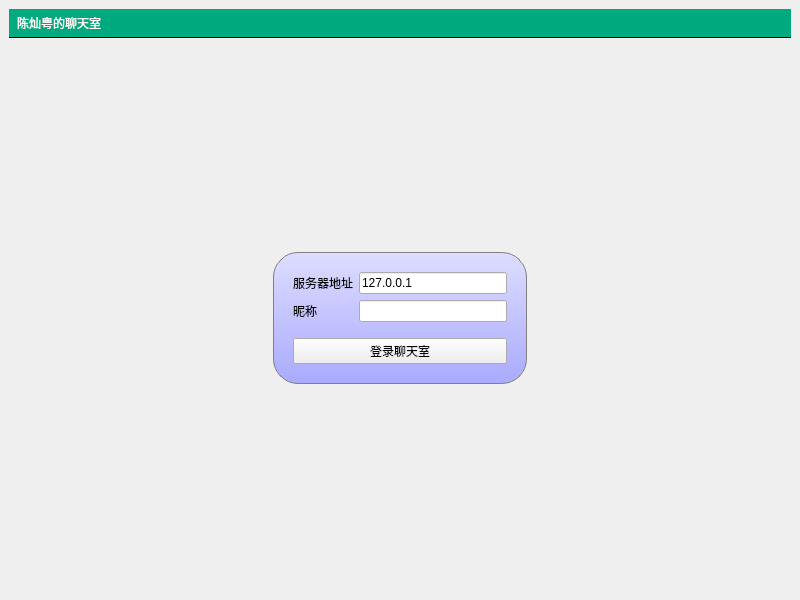
<?xml version="1.0" encoding="UTF-8"?>
<ui version="4.0">
 <class>MainWindow</class>
 <widget class="QMainWindow" name="MainWindow">
  <property name="geometry">
   <rect>
    <x>0</x>
    <y>0</y>
    <width>800</width>
    <height>600</height>
   </rect>
  </property>
  <property name="windowTitle">
   <string>聊天室客户端</string>
  </property>
  <property name="styleSheet">
   <string notr="true">#titleLabel{
background:white;
border:none;
border-bottom:1px solid black;
padding: 5px;
font:24pt&quot;黑体&quot;;
color:rgb(255,255,255);
background-color:rgba(0,170,127,255);
}

#mainFrame{
border: none;
background:white;
}

#loginFrame{
background:qlineargradient(x1:0,y1:0,x2:0,y2:1,stop:0#ddf,stop:1#aaf);
border:1px solid gray;
padding:10px;
border-radius:25px;
}</string>
  </property>
  <widget class="QWidget" name="centralwidget">
   <layout class="QGridLayout" name="gridLayout_2">
    <item row="0" column="0">
     <widget class="QLabel" name="titleLabel">
      <property name="styleSheet">
       <string notr="true">#titleLabel{
background:white;
border:none;
border-bottom:1px solid black;
padding: 5px;
font:24pt&quot;黑体&quot;;
color:rgb(255,255,255);
background-color:rgba(0,170,127,255);
}

#mainFrame{
border: none;
background:white;
}

#loginFrame{
background:qlineargradient(x1:0,y1:0,x2:0,y2:1,stop:0#ddf,stop:1#aaf);
border:1px solid gray;
padding:10px;
border-radius:25px;
}</string>
      </property>
      <property name="text">
       <string>陈灿粤的聊天室</string>
      </property>
     </widget>
    </item>
    <item row="1" column="0">
     <widget class="QStackedWidget" name="stackedWidget">
      <property name="styleSheet">
       <string notr="true">#titleLabel{
background:white;
border:none;
border-bottom:1px solid black;
padding: 5px;
font:24pt&quot;黑体&quot;;
color:rgb(255,255,255);
background-color:rgba(0,170,127,255);
}

#mainFrame{
border: none;
background:white;
}

#loginFrame{
background:qlineargradient(x1:0,y1:0,x2:0,y2:1,stop:0#ddf,stop:1#aaf);
border:1px solid gray;
padding:10px;
border-radius:25px;
}</string>
      </property>
      <property name="currentIndex">
       <number>0</number>
      </property>
      <widget class="QWidget" name="loginPage">
       <layout class="QGridLayout" name="gridLayout_3">
        <item row="0" column="1">
         <spacer name="verticalSpacer_3">
          <property name="orientation">
           <enum>Qt::Orientation::Vertical</enum>
          </property>
          <property name="sizeHint" stdset="0">
           <size>
            <width>20</width>
            <height>164</height>
           </size>
          </property>
         </spacer>
        </item>
        <item row="1" column="0">
         <spacer name="horizontalSpacer">
          <property name="orientation">
           <enum>Qt::Orientation::Horizontal</enum>
          </property>
          <property name="sizeHint" stdset="0">
           <size>
            <width>219</width>
            <height>20</height>
           </size>
          </property>
         </spacer>
        </item>
        <item row="1" column="1">
         <widget class="QFrame" name="loginFrame">
          <property name="frameShape">
           <enum>QFrame::Shape::StyledPanel</enum>
          </property>
          <property name="frameShadow">
           <enum>QFrame::Shadow::Raised</enum>
          </property>
          <layout class="QVBoxLayout" name="verticalLayout_2">
           <item>
            <layout class="QGridLayout" name="gridLayout">
             <item row="0" column="0">
              <widget class="QLabel" name="label_2">
               <property name="text">
                <string>服务器地址</string>
               </property>
              </widget>
             </item>
             <item row="0" column="1">
              <widget class="QLineEdit" name="serverEdit">
               <property name="text">
                <string>127.0.0.1</string>
               </property>
              </widget>
             </item>
             <item row="1" column="0">
              <widget class="QLabel" name="label_3">
               <property name="text">
                <string>昵称</string>
               </property>
              </widget>
             </item>
             <item row="1" column="1">
              <widget class="QLineEdit" name="usernameEdit"/>
             </item>
            </layout>
           </item>
           <item>
            <spacer name="verticalSpacer">
             <property name="orientation">
              <enum>Qt::Orientation::Vertical</enum>
             </property>
             <property name="sizeType">
              <enum>QSizePolicy::Policy::Fixed</enum>
             </property>
             <property name="sizeHint" stdset="0">
              <size>
               <width>20</width>
               <height>10</height>
              </size>
             </property>
            </spacer>
           </item>
           <item>
            <widget class="QPushButton" name="loginButton">
             <property name="text">
              <string>登录聊天室</string>
             </property>
            </widget>
           </item>
          </layout>
         </widget>
        </item>
        <item row="1" column="2">
         <spacer name="horizontalSpacer_2">
          <property name="orientation">
           <enum>Qt::Orientation::Horizontal</enum>
          </property>
          <property name="sizeHint" stdset="0">
           <size>
            <width>218</width>
            <height>20</height>
           </size>
          </property>
         </spacer>
        </item>
        <item row="2" column="1">
         <spacer name="verticalSpacer_2">
          <property name="orientation">
           <enum>Qt::Orientation::Vertical</enum>
          </property>
          <property name="sizeHint" stdset="0">
           <size>
            <width>20</width>
            <height>164</height>
           </size>
          </property>
         </spacer>
        </item>
       </layout>
      </widget>
      <widget class="QWidget" name="chatPage">
       <layout class="QVBoxLayout" name="verticalLayout">
        <item>
         <layout class="QHBoxLayout" name="horizontalLayout">
          <item>
           <widget class="QTextEdit" name="roomTextEdit"/>
          </item>
          <item>
           <widget class="QListWidget" name="userListWidget">
            <property name="maximumSize">
             <size>
              <width>120</width>
              <height>16777215</height>
             </size>
            </property>
           </widget>
          </item>
         </layout>
        </item>
        <item>
         <layout class="QHBoxLayout" name="horizontalLayout_2">
          <item>
           <widget class="QLineEdit" name="sayLineEdit">
            <property name="maximumSize">
             <size>
              <width>16777215</width>
              <height>16777215</height>
             </size>
            </property>
           </widget>
          </item>
          <item>
           <widget class="QPushButton" name="sayButton">
            <property name="text">
             <string>发送</string>
            </property>
           </widget>
          </item>
          <item>
           <widget class="QPushButton" name="logoutButton">
            <property name="text">
             <string>退出</string>
            </property>
           </widget>
          </item>
         </layout>
        </item>
       </layout>
      </widget>
     </widget>
    </item>
   </layout>
  </widget>
 </widget>
 <resources/>
 <connections/>
</ui>
